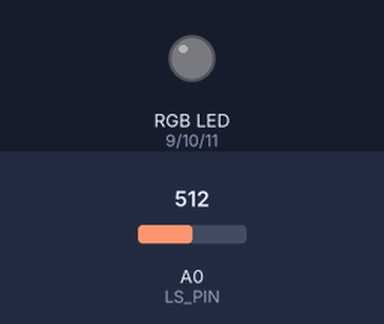
This sketch was run on a simulated Arduino Uno, built with avr-gcc and run on an emulated ATmega328P. Shown: an RGB LED mixed from three pins (HIGH = lit). The inputs (shaded band) are chosen by the test bench; at power-on: A0 (LS_PIN) = 512. Dim RGB values are drawn brighter than linear.

Above: at 1.2 s.
1.3 s: A0 (LS_PIN) set to 306
At 2.1 s:
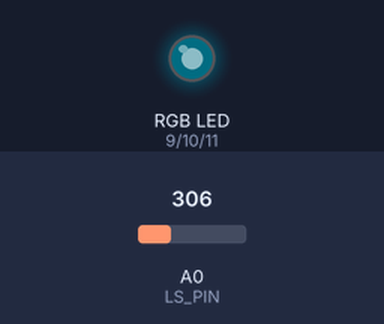
4.3 s: A0 (LS_PIN) set to 122
At 4.75 s:
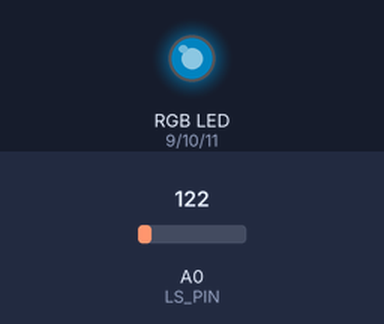
7.3 s: A0 (LS_PIN) set to 75
At 7.75 s:
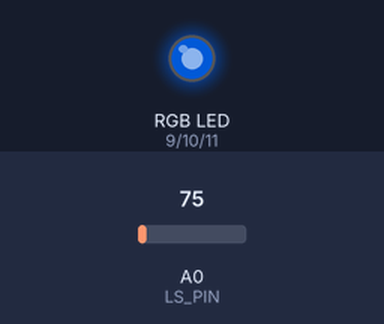
10.3 s: A0 (LS_PIN) set to 95
At 12.75 s:
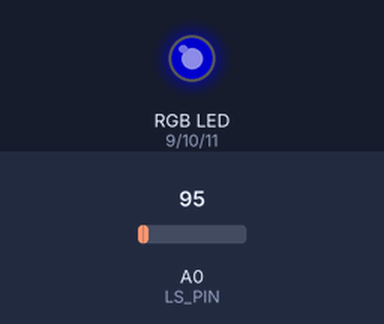
13.3 s: A0 (LS_PIN) set to 511
At 13.6 s:
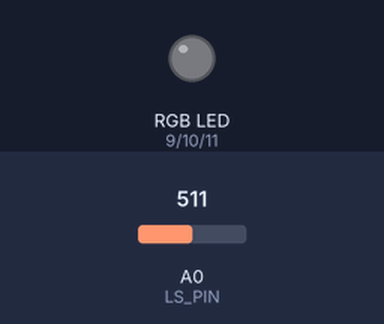
14.8 s: A0 (LS_PIN) set to 203
At 15.25 s:
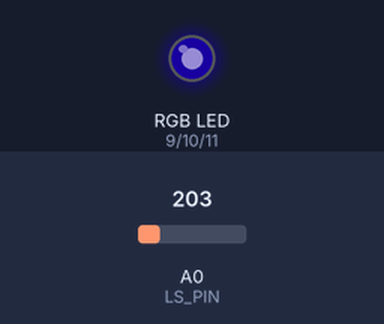
Timing chart, 0 to 38.0 s (numbered marks = the images above; inputs shaded):
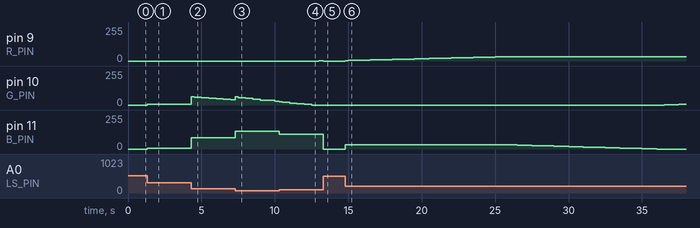

The sketch:

Ambient_Light_Sensor_RGB_Nightlight.ino
```cpp
#define LS_PIN A0  //Light Sensor pin
#define R_PIN  9   //Red pin
#define G_PIN  10  //Green pin
#define B_PIN  11  //Blue pin
#define POWER  4   /* Power to raise the ratio of read-value to largest read-value.
                    * Higher is less likely to be on during the day,
                    * but too high and it may not turn on once it's night.*/

#define TIME  500 /* The amount of milliseconds before taking a step through the color function.
                   * Higher values = slower transitions between colors.*/

uint16_t  _max =  0;  //Holds the largest brightness reading so far.
byte      count = 0;  //Keeps track of where we are on the color spectrum
float     ratio = 0;  //Stores the ratio of current brightness to largest recorded brightness.

void setup() {
  pinMode(LS_PIN,  INPUT);  //Reading in
  pinMode(R_PIN,  OUTPUT);  //Writing out*
  pinMode(G_PIN,  OUTPUT);  //*
  pinMode(B_PIN,  OUTPUT);  //*
  Serial.begin(9600);
}

void loop() {
  float reading = analogRead(LS_PIN); //Take brightness reading
  if (reading > _max) _max = reading; //See if it's the brightest so far

  /* Calculate the ratio between the reading and the max, raise the power, and average it with
   * the last reading to get our ratio but minimize flickering. */
  ratio = (ratio + pow(1.0 - reading / float(_max), POWER)) / 2.0;
  /* We're subtracting the ratio from 1 because we want brighter readings to result
   * in a dimmer display of colors, and smaller readings to result in brighter displays. */

  //Write the color from our spot in the spectrum at the relative brightness to the LED
  analogWrite(R_PIN, Rainbow(count + 170) * ratio);
  analogWrite(G_PIN, Rainbow(count + 85)  * ratio);
  analogWrite(B_PIN, Rainbow(count)       * ratio);
  /* Each color has the same pattern of increasing and decreasing brightness, just not synchronously.
   * We can reuse the same function and carefully offset each color to make sure we get to see all
   * the colors.*/


  if (!(millis() % TIME)) count++;
  /* There's a lot going on in this concise use of syntax. Essentially, whenever millis() (the
   * amount of milliseconds since the arduino has been on) is evenjly divisble by TIME (i.e.
   * TIME milliseconds have passed) then the modulo operator (%) will return 0, which evaluates
   * as FALSE. The ! in front of the expression means invert, so this means every TIME milliseconds,
   * the expression will return TRUE. If it's TRUE, we take a step through the color spectrum. Bytes
   * can only count to 255 before they reset back to 0. The overflow of "count" is a passive way to
   * take us back to the start of the color spectrum without having to explicitly set "count" to 0.*/
}

/* Returns an appropriate value in 0-255 for a given value in 0-255. With good timing, it can be used
 * to cycle through the entire color spectrum. */
byte Rainbow(byte i) {
  if (i > 213) return i * 6;
  if (i > 127) return 0;
  if (i > 85)  return 255 - i * 6;
  return 255;
}
```

Measured:
- after the input at 1.3 s, pin 10 (G_PIN): 0/255 → 6/255 at once, → 5/255 0.20 s later, → 4/255 2.5 s later; pin 11 (B_PIN): 0/255 → 6/255 at once
- after the input at 4.3 s, pin 11 (B_PIN): 6/255 → 85/255 at once
- after the input at 7.3 s, pin 11 (B_PIN): 85/255 → 135/255 at once
- after the input at 10.3 s, pin 11 (B_PIN): 135/255 → 112/255 at once
- after the input at 13.3 s, pin 11 (B_PIN): 112/255 → 0/255 at once
- after the input at 14.8 s, pin 9 (R_PIN): moves from 0/255 to 33/255 over 10.7 s, starting at once; pin 10 (G_PIN): 0/255 → 1/255 after 21.7 s, → 2/255 0.50 s later, → 4/255 0.50 s later; pin 11 (B_PIN): 0/255 → 33/255 at once, → 31/255 11.2 s later, → 30/255 0.50 s later, → 28/255 0.50 s later, … (22 changes in this stretch)
